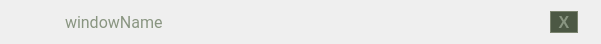
  <widget class="QWidget" name="horizontalLayoutWidget">
   <property name="geometry">
    <rect>
     <x>1</x>
     <y>1</y>
     <width>601</width>
     <height>44</height>
    </rect>
   </property>
   <layout class="QHBoxLayout" name="horizontalLayout" stretch="10,2,40,80,10,3">
    <item>
     <widget class="QLabel" name="label">
      <property name="maximumSize">
       <size>
        <width>42</width>
        <height>42</height>
       </size>
      </property>
      <property name="styleSheet">
       <string notr="true"/>
      </property>
      <property name="text">
       <string/>
      </property>
      <property name="pixmap">
       <pixmap resource="../resources/application.qrc">:/img/icon.svg</pixmap>
      </property>
      <property name="scaledContents">
       <bool>true</bool>
      </property>
      <property name="alignment">
       <set>Qt::AlignCenter</set>
      </property>
      <property name="margin">
       <number>10</number>
      </property>
     </widget>
    </item>
    <item>
     <spacer name="horizontalSpacer_4">
      <property name="orientation">
       <enum>Qt::Horizontal</enum>
      </property>
      <property name="sizeHint" stdset="0">
       <size>
        <width>40</width>
        <height>20</height>
       </size>
      </property>
     </spacer>
    </item>
    <item>
     <widget class="QLabel" name="windowName">
      <property name="font">
       <font>
        <family>Roboto</family>
        <pointsize>12</pointsize>
       </font>
      </property>
      <property name="styleSheet">
       <string notr="true">color:#899581;</string>
      </property>
      <property name="frameShape">
       <enum>QFrame::NoFrame</enum>
      </property>
      <property name="text">
       <string>windowName</string>
      </property>
     </widget>
    </item>
    <item>
     <spacer name="horizontalSpacer">
      <property name="orientation">
       <enum>Qt::Horizontal</enum>
      </property>
      <property name="sizeHint" stdset="0">
       <size>
        <width>40</width>
        <height>20</height>
       </size>
      </property>
     </spacer>
    </item>
    <item>
     <widget class="QPushButton" name="closeButton">
      <property name="maximumSize">
       <size>
        <width>28</width>
        <height>28</height>
       </size>
      </property>
      <property name="font">
       <font>
        <family>Segoe UI</family>
        <pointsize>12</pointsize>
        <bold>true</bold>
        <stylestrategy>PreferDefault</stylestrategy>
        <kerning>true</kerning>
       </font>
      </property>
      <property name="styleSheet">
       <string notr="true">QPushButton {
	background-color: #4C5844;
	color: #899581;
	border: 1px solid #7A836E;
}

QPushButton:hover {
    background-color: #3E4637;
}
</string>
      </property>
      <property name="text">
       <string>X</string>
      </property>
      <property name="autoDefault">
       <bool>false</bool>
      </property>
      <property name="default">
       <bool>false</bool>
      </property>
      <property name="flat">
       <bool>false</bool>
      </property>
     </widget>
    </item>
    <item>
     <spacer name="horizontalSpacer_2">
      <property name="orientation">
       <enum>Qt::Horizontal</enum>
      </property>
      <property name="sizeHint" stdset="0">
       <size>
        <width>40</width>
        <height>20</height>
       </size>
      </property>
     </spacer>
    </item>
   </layout>
  </widget>
